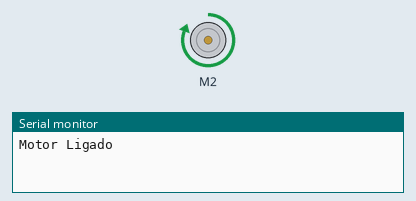
The sketch below on a simulated Arduino Uno, built with avr-gcc and run on an emulated ATmega328P. Parts: DC motor (green arrow = forward, orange = backward, longer = faster), the last lines printed to the serial monitor.

Above: at 2.5 s.
At 7.5 s:
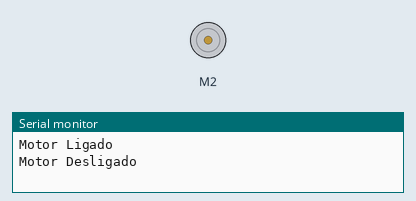
Timing chart, 0 to 13.0 s (numbered marks = the images above):
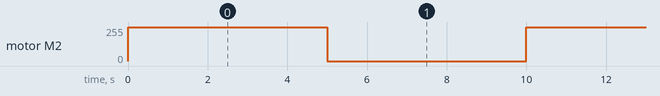

Measured:
- by itself, motor M2: alternates forward 255/255 for 5.0 s and stopped for 5.0 s

The sketch:

MotorLigaDesliga.ino
```cpp
#include <AFMotor.h>

AF_DCMotor motorA(2);
void setup() {
  // Setup code here, to run once:
  motorA.setSpeed(255); // Valor da velocidade entre 0 e 255
  Serial.begin(9600);
}

void loop() {
  // Main code here, to run repeatedly:
  motorA.run(FORWARD); // Código para ligar o motor. BACKWARD e FORWARD
  Serial.println("Motor Ligado");
  delay(5000); // Delay em milisegundos

  motorA.run(RELEASE); // Código para parar o motor.
  Serial.println("Motor Desligado");
  delay(5000);

}
```
